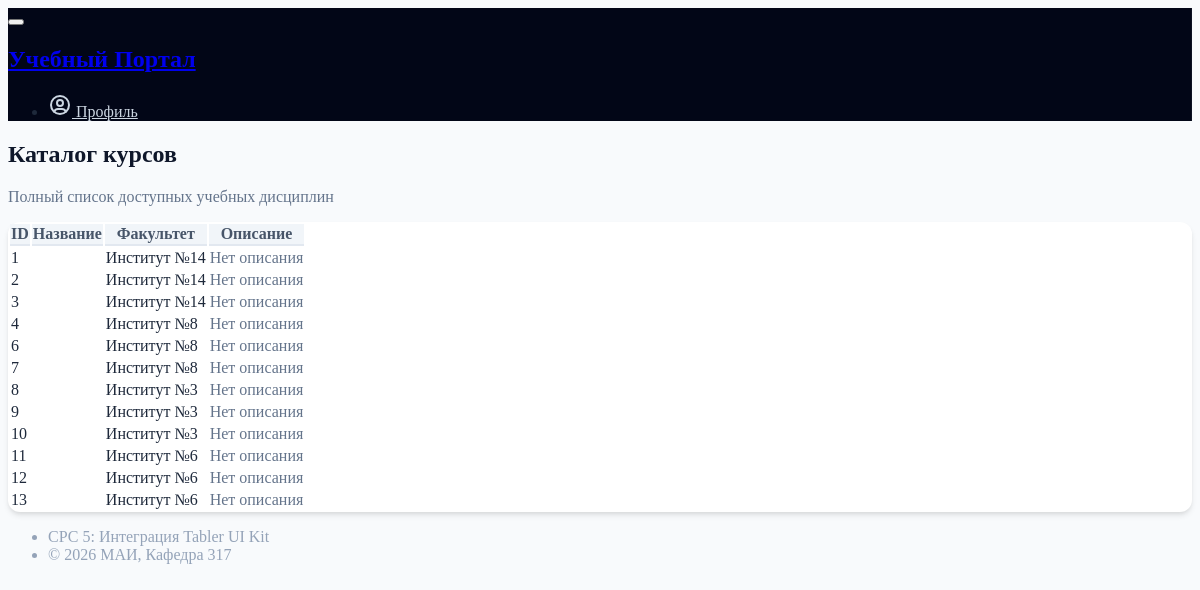
Page /courses/ on the earlier database version.
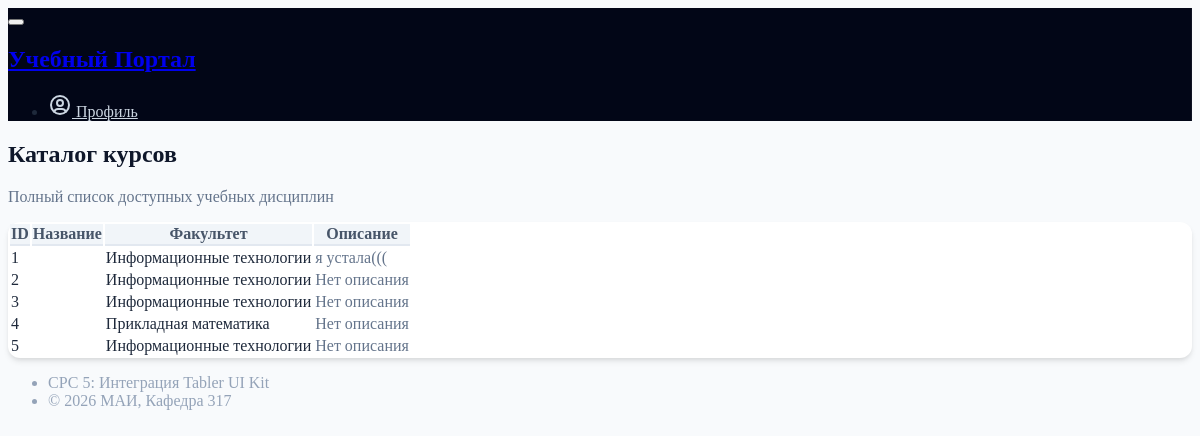
Same page on the later database version.
### accounts/models.py (models this page shows, shortened)
class Course(models.Model):
 title = models.CharField(max_length=200)
 description = models.TextField(
 blank=True
 )
 department = models.ForeignKey(
 Department,
 on_delete=models.CASCADE,
 related_name='courses'
 )

class Department(models.Model):
 name = models.CharField(max_length=200)

### accounts/views.py (the view)
# urls.py: path('courses/', views.course_list, name='course_list'),
def course_list(request):
    courses = Course.objects.all()
    return render(request, 'course_list.html', {'courses': courses})

### templates/course_list.html (shortened to what this page needs)
{% extends "base.html" %}
{% block content %}
<div class="page-header d-print-none">
    <div class="row align-items-center">
        <div class="col">
            <h2 class="page-title">Каталог курсов</h2>
            <p class="text-muted">Полный список доступных учебных дисциплин</p>
        </div>
    </div>
</div>
<div class="card">
    <div class="table-responsive">
        <table class="table table-vcenter card-table table-striped table-hover">
            <thead>
                <tr>
                    <th>ID</th>
                    <th>Название</th>
                    <th>Факультет</th>
                    <th>Описание</th>
                </tr>
            </thead>
            <tbody>
                {% for course in courses %}
                <tr>
                    <td><span class="badge bg-secondary-lt">{{ course.id }}</span></td>
                    <td>{{ course.name }}</td>
                    <td>{{ course.department.name|default:"—" }}</td>
                    <td class="text-muted">{{ course.description|truncatewords:10|default:"Нет описания" }}</td>
                </tr>
                {% empty %}
                <tr>
                    <td colspan="5" class="text-center text-muted py-4">Курсы пока не добавлены</td>
                </tr>
                {% endfor %}
            </tbody>
        </table>
    </div>
</div>
{% endblock %}

### templates/base.html (shortened to what this page needs)
{% load static %}
<!doctype html>
<html lang="ru">
<head>
    <link rel="stylesheet" href="https://cdn.jsdelivr.net/npm/@tabler/core@1.0.0-beta21/dist/css/tabler.min.css">
    <link rel="stylesheet" href="https://cdn.jsdelivr.net/npm/@tabler/core@1.0.0-beta21/dist/css/demo.min.css">
    <link rel="stylesheet" href="{% static 'css/style.css' %}">
</head>
<body class="layout-fluid" id="main-body">
<div class="page">
    <aside class="navbar navbar-vertical navbar-expand-lg" data-bs-theme="dark">
        <div class="container-fluid">
            <button class="navbar-toggler" type="button" data-bs-toggle="collapse" data-bs-target="#sidebar-menu">
            </button>
            <h1 class="navbar-brand navbar-brand-autodark">
                <a href="/">Учебный Портал</a>
            </h1>
            <div class="collapse navbar-collapse" id="sidebar-menu">
                <ul class="navbar-nav pt-lg-3">
                    <li class="nav-item">
                        <a class="nav-link" href="{% url 'profile' %}">
                            <span class="nav-link-icon d-md-none d-lg-inline-block">
                            </span>
                            <span class="nav-link-title">Профиль</span>
                        </a>
                    </li>
                </ul>
            </div>
        </div>
    </aside>
    <div class="page-wrapper">
        <div class="container-xl">
            {% block content %}{% endblock %}
        </div>
        <footer class="footer footer-transparent d-print-none">
            <div class="container-xl">
                <div class="row text-center align-items-center flex-row-reverse">
                    <div class="col-12 col-lg-auto mt-3 mt-lg-0">
                        <ul class="list-inline list-inline-dots mb-0">
                            <li class="list-inline-item">СРС 5: Интеграция Tabler UI Kit</li>
                            <li class="list-inline-item">© 2026 МАИ, Кафедра 317</li>
                        </ul>
                    </div>
                </div>
            </div>
        </footer>
    </div>
</div>
</body>
</html>

### static/css/style.css (style rules this page uses)
body.theme-light { background-color: #f8fafc; color: #1e293b; }
body.theme-light .card { background-color: #ffffff; color: #1e293b; }
body.theme-light .table { color: #1e293b; }
body.theme-light .table thead th { background-color: #f1f5f9; color: #475569; border-bottom: 2px solid #e2e8f0; }
body.theme-light .table tbody tr { border-bottom: 1px solid #e2e8f0; }
body.theme-light .text-muted { color: #64748b !important; }
body.theme-light .page-title { color: #0f172a; }
.navbar-vertical[data-bs-theme="dark"] { background-color: #020617 !important; border-right: 1px solid rgba(255,255,255,0.05); }
.navbar-vertical .navbar-brand { color: #ffffff !important; }
.navbar-vertical .nav-link { color: #cbd5e1 !important; }
.card { border: none !important; border-radius: 12px !important; box-shadow: 0 4px 6px -1px rgba(0, 0, 0, 0.1), 0 2px 4px -1px rgba(0, 0, 0, 0.06) !important; transition: transform 0.2s ease, box-shadow 0.2s ease; }
.page-wrapper { animation: fadeInUp 0.5s cubic-bezier(0.16, 1, 0.3, 1); }
.footer { color: #94a3b8; }

Differences in the rows shown:
removed Course: id "6", department.name "Институт №8", description "Нет описания"
removed Course: id "7", department.name "Институт №8", description "Нет описания"
removed Course: id "8", department.name "Институт №3", description "Нет описания"
removed Course: id "9", department.name "Институт №3", description "Нет описания"
removed Course: id "10", department.name "Институт №3", description "Нет описания"
removed Course: id "11", department.name "Институт №6", description "Нет описания"
removed Course: id "12", department.name "Институт №6", description "Нет описания"
removed Course: id "13", department.name "Институт №6", description "Нет описания"
changed Course id 1: department.name "Институт №14" → "Информационные технологии"; description "Нет описания" → "я устала((("
changed Course id 2: department.name "Институт №14" → "Информационные технологии"
changed Course id 3: department.name "Институт №14" → "Информационные технологии"
changed Course id 4: department.name "Институт №8" → "Прикладная математика"
added Course: id "5", department.name "Информационные технологии", description "Нет описания"
